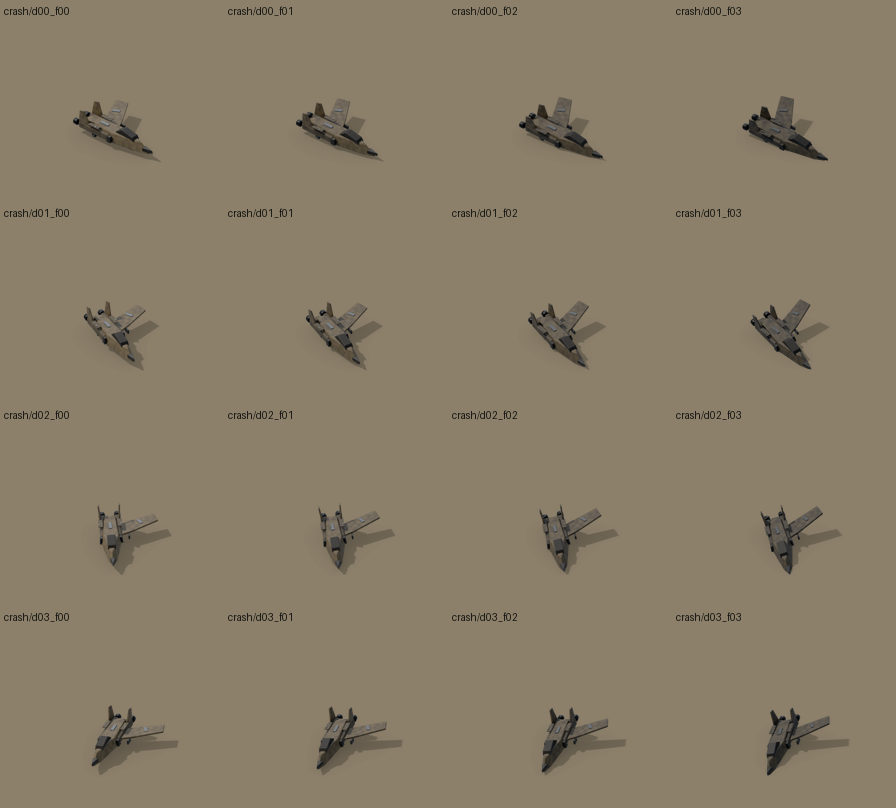
#> input picture work/art/strike-crash-attachment-candidate-v1/full-crash-raw-unit.SA.strike-v1/crash-all-01@1x.png, 896 x 808 px
$ python -i compose_scene.py   (imports and definitions only)
#> lines starting #> are read from the running program, lines starting #| are printed output that depends on the picture
"""Compose a battlefield view from real pipeline output, following the client
render contract (docs/asset-pipeline.md "Runtime compositing contract").

This is the reference implementation the PixiJS renderer must match: world
(millitile) positions -> 2:1 dimetric screen, ground materials sampled in world
space, ground shadows first, depth-sorted sprites, team tint on the team layer,
turret composited over hull with pivot offset, aircraft raised by altitude with
their shadow displaced along the shared sun vector, fog applied last.

Usage:
  work/art/.venv/bin/python assets/pipeline/tools/compose_scene.py <scene.json> <out.png> \
      --size 1600x900 [--entities out.json] [--minimap out.png]
"""
import argparse
import json
import math
import os
import sys

import numpy as np
from PIL import Image, ImageDraw, ImageFilter

sys.path.insert(0, os.path.dirname(os.path.abspath(__file__)))
from composite import SHADOW_OPACITY, hex_rgb  # noqa: E402

REPO = os.path.abspath(os.path.join(os.path.dirname(__file__), '..', '..', '..'))
SPRITES = os.path.join(REPO, 'assets', 'build', 'sprites')
FRAMES = os.path.join(REPO, 'assets', 'build', 'frames')
TERRAIN = os.path.join(REPO, 'assets', 'build', 'terrain')
S2 = 2                         # composition happens at 2x art scale
TW, TH = 64 * S2, 32 * S2      # tile diamond at 2x
PX_PER_BU = TW / math.sqrt(2)
VERT_PX = PX_PER_BU * math.cos(math.radians(30))
SUN_EL, SUN_TR = 50.0, 33.4


# [5 lines left out: function shadow_offset_tiles, not called in this run]


class Sprites:
    def __init__(self):
        self.side = {}
        self.cache = {}

    # [214 lines left out: functions meta, frame, state, tint, as_shadow, terrain_layer and 1 more, not called in this run]


def minimap(scene, size_px=256):
    """Diamond minimap in view orientation: terrain colours, entities, camera frame."""
    mw, mh = scene['map_size']
    img = Image.new('RGBA', (size_px, size_px), (0, 0, 0, 0))
    base_col = {'sand': '#A8966F', 'packed_earth': '#8C7A5B', 'gravel': '#8E8574', 'scrub_ground': '#7D7A55',
                'rubble_ground': '#857C70', 'asphalt': '#55534F', 'concrete_slab': '#96928A', 'dry_riverbed': '#A3957C'}
    N = 128
    grid = np.zeros((N, N, 3), np.float32)
    ys, xs = np.mgrid[0:N, 0:N].astype(np.float32)
    wx, wy = (xs + 0.5) * mw / N, (ys + 0.5) * mh / N
    grid[:] = np.array(hex_rgb(base_col[scene['terrain']['base']]))
    for shp in scene['terrain']['shapes']:
        c = np.array(hex_rgb(base_col.get(shp['material'], '#888888')), np.float32)
        if shp['type'] == 'blob':
            m = np.sqrt((wx - shp['center'][0]) ** 2 + (wy - shp['center'][1]) ** 2) < shp['radius']
        elif shp['type'] == 'rect':
            x0, y0, x1, y1 = shp['rect']
            m = (wx >= x0) & (wx <= x1) & (wy >= y0) & (wy <= y1)
        else:
            m = np.zeros_like(wx, bool)
            for (ax, ay), (bx, by) in zip(shp['points'], shp['points'][1:]):
                vx, vy = bx - ax, by - ay
                t = np.clip(((wx - ax) * vx + (wy - ay) * vy) / (vx * vx + vy * vy), 0, 1)
                m |= np.sqrt((wx - ax - t * vx) ** 2 + (wy - ay - t * vy) ** 2) < shp['width'] / 2 + 0.5
        grid[m] = c
    fog = scene.get('fog', {})
    if fog.get('explored_limit'):
        a, b, c = fog['explored_limit']
        grid[(a * wx + b * wy) > c] *= 0.12
    tex = Image.fromarray(grid.clip(0, 255).astype(np.uint8), 'RGB').resize((size_px, size_px // 2 * 2), Image.BILINEAR)
    # rotate to the view: square -> diamond
    dia = tex.convert('RGBA').rotate(45, resample=Image.BICUBIC, expand=True)
    dia = dia.resize((size_px, size_px // 2), Image.BICUBIC)
    img.alpha_composite(dia, (0, size_px // 4))
    dr = ImageDraw.Draw(img)

    def mm(x, y):
        u, v = x / mw, y / mh
        return size_px / 2 + (u - v) * size_px / 2, size_px // 4 + (u + v) * size_px / 4

    for e in scene['entities']:
        col = scene['teams'][e['team']] if e.get('team') is not None else '#C9C2B0'
        x, y = mm(*e['pos'])
        big = 'building' in e['asset']
        r = 4 if big else 2
        if e.get('altitude', 0) > 0:
            dr.polygon([(x, y - r - 1), (x + r + 1, y + r), (x - r - 1, y + r)], fill=col, outline=(10, 10, 10))
        else:
            dr.rectangle([x - r, y - r, x + r, y + r], fill=col, outline=(10, 10, 10))
    return img


# [24 lines left out: function main, not called in this run]


# [2 lines not run here, left out]

>>> import cv2
>>> picture = cv2.imread('../../../../../strike-crash-attachment-candidate-v1/full-crash-raw-unit.SA.strike-v1/crash-all-01@1x.png', cv2.IMREAD_GRAYSCALE)
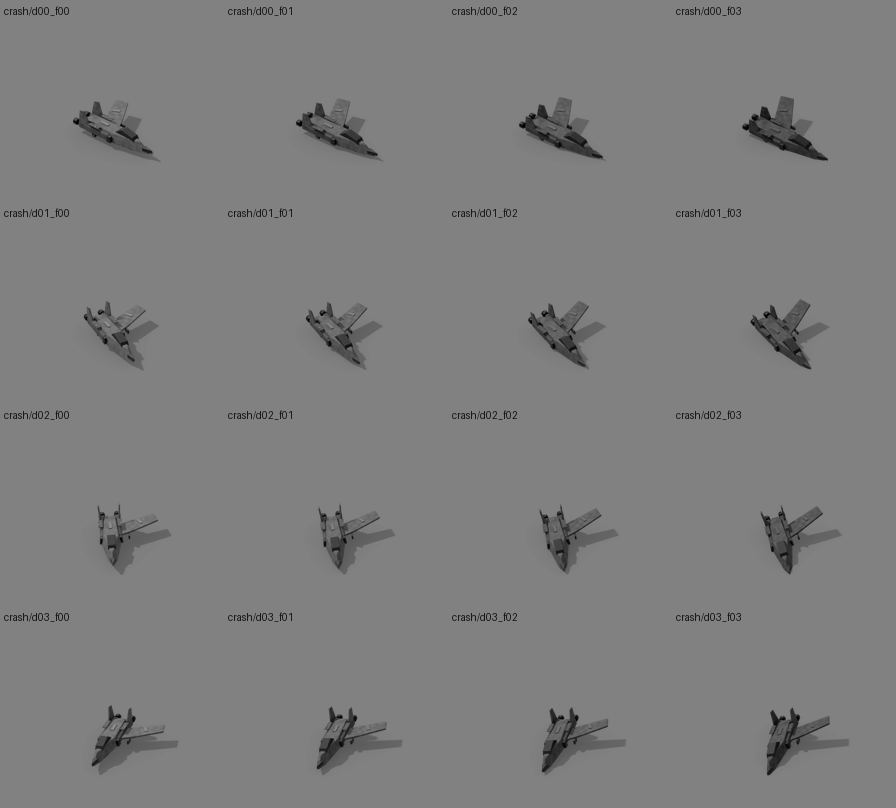
#> picture: shape (808, 896); min 0, max 146, mean 126.1
>>> result = minimap(picture)
#> (the run stopped early here; a loop or call above may not have finished)
